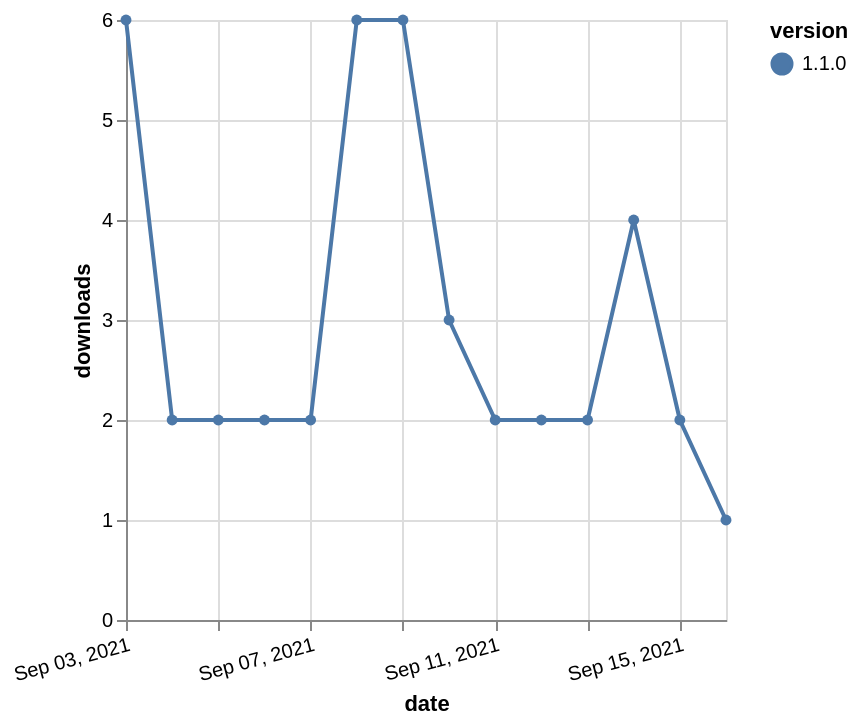

Describe this chart as a Vega-Lite specification.
### Vega-Lite specification from a JSON file in a GitHub repository (floating-point values rounded to 4 significant figures)
{"$schema": "https://vega.github.io/schema/vega-lite/v5.json", "description": "A simple bar chart with embedded data.", "data": {"values": [{"date": "2021-09-03", "total": 257, "delta": 6, "version": "1.1.0"}, {"date": "2021-09-04", "total": 259, "delta": 2, "version": "1.1.0"}, {"date": "2021-09-05", "total": 261, "delta": 2, "version": "1.1.0"}, {"date": "2021-09-06", "total": 263, "delta": 2, "version": "1.1.0"}, {"date": "2021-09-07", "total": 265, "delta": 2, "version": "1.1.0"}, {"date": "2021-09-08", "total": 271, "delta": 6, "version": "1.1.0"}, {"date": "2021-09-09", "total": 277, "delta": 6, "version": "1.1.0"}, {"date": "2021-09-10", "total": 280, "delta": 3, "version": "1.1.0"}, {"date": "2021-09-11", "total": 282, "delta": 2, "version": "1.1.0"}, {"date": "2021-09-12", "total": 284, "delta": 2, "version": "1.1.0"}, {"date": "2021-09-13", "total": 286, "delta": 2, "version": "1.1.0"}, {"date": "2021-09-14", "total": 290, "delta": 4, "version": "1.1.0"}, {"date": "2021-09-15", "total": 292, "delta": 2, "version": "1.1.0"}, {"date": "2021-09-16", "total": 293, "delta": 1, "version": "1.1.0"}]}, "width": "container", "mark": {"type": "line", "point": {"filled": true}}, "encoding": {"x": {"field": "date", "type": "temporal", "timeUnit": "yearmonthdate", "title": "date", "axis": {"labelAngle": -15}}, "y": {"field": "delta", "type": "quantitative", "title": "downloads"}, "color": {"field": "version", "type": "nominal"}, "tooltip": {"field": "delta"}}}
